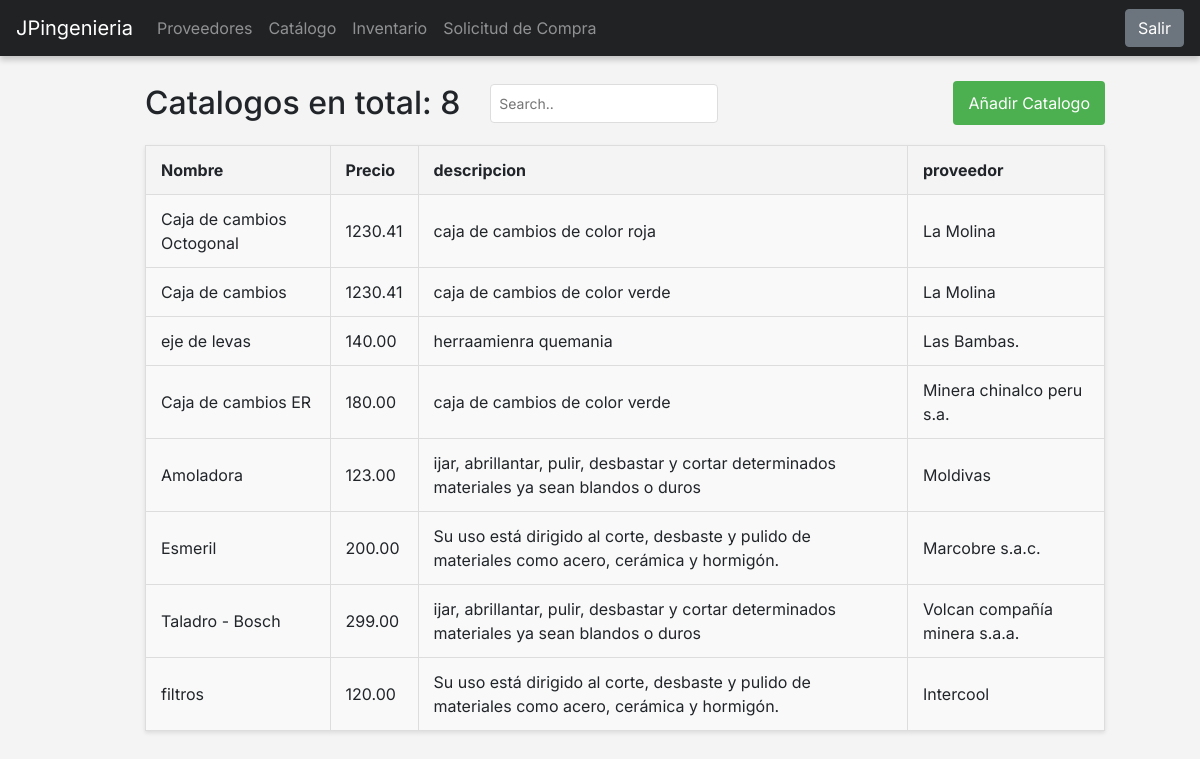
Screenshot of /catalogos/catalogos/ with the database file from the repository.
### api/models.py (models this page shows, shortened)
class Catalogue(models.Model):
    nombre = models.CharField(max_length=250)
    precio = models.DecimalField(max_digits=10, decimal_places=2)
    descripcion = models.CharField(max_length=250)
    proveedor = models.ForeignKey(Proveedor, on_delete=models.CASCADE)

class Proveedor(models.Model):
    nombre_empresa = models.CharField(max_length=100)
    ruc = models.CharField(max_length=13, unique=True)
    direccion = models.CharField(max_length=255)
    nombre_contacto = models.CharField(max_length=100)
    telefonos = models.CharField(max_length=100)
    observaciones = models.TextField(blank=True, null=True)

### catalogo/views.py (the view)
# urls.py: path('catalogos/', HomeCatalogosView.as_view(), name='home_catalogos'),
class HomeCatalogosView(View):
    def get(self, request):
        try:
            catalogos = Catalogue.objects.all()
            proveedor_ids = catalogos.values_list('proveedor_id', flat=True).distinct()
            proveedores = Proveedor.objects.filter(id__in=proveedor_ids)
            proveedor_dict = {proveedor.id: proveedor.nombre_empresa for proveedor in proveedores}
            catalogos_list = []
            for catalogo in catalogos:
                catalogo_dict = {
                    'id': catalogo.id,
                    'nombre': catalogo.nombre,
                    'proveedor': catalogo.proveedor_id,
                    'nombre_empresa': proveedor_dict.get(catalogo.proveedor_id, "Desconocido"),
                    'precio': catalogo.precio,
                    'descripcion': catalogo.descripcion
                }
                catalogos_list.append(catalogo_dict)
            numero_catalogos = len(catalogos_list)
            return render(request, 'catalogo.html', {'numero_catalogos': numero_catalogos, 'catalogos': catalogos_list})
        except Exception as e:
            return HttpResponse(f"Error al obtener los catálogos: {str(e)}", status=500)

### catalogo/templates/catalogo.html (shortened to what this page needs)
{%extends "base.html"%}
{% block content %}
<div class="div-main">
            <div class="table-container">
                <div class="table-container">
                    <div class="header-table">
                        <div class="left-section">
                            <h2 class="proveedores-count">Catalogos en total: {{numero_catalogos}}</h2>
                            <input type="text" id="searchInput" placeholder="Search.." class="search-input">
                        </div>
                        <form action="{% url 'form_catalogo' %}">
                            <input type="submit"  class="add-proveedor-btn" value="Añadir Catalogo" />
                        </form>
                    </div>
                    <table id="proveedoresTable">
                        <thead>
                            <tr>
                                <th>Nombre</th>
                                <th>Precio</th>
                                <th>descripcion</th>
                                <th>proveedor</th>
                            </tr>
                        </thead>
                        <tbody>
                            {% for catalogo in catalogos %}
                            <tr onclick="window.location.href='{% url 'detail_catalogo' catalogo.id %}'" style="cursor: pointer;">
                                <td>{{ catalogo.nombre }}</td>
                                <td>{{ catalogo.precio }}</td>
                                <td>{{ catalogo.descripcion }}</td>
                                <td>{{ catalogo.nombre_empresa }}</td>
                            </tr>
                            {% endfor %}
                        </tbody>
                    </table>
                </div>
            </div>
        </div>
    </div>
{% endblock %}

### logistica/templates/base.html (style rules this page uses)
* { font-family: 'Inter', sans-serif; margin: 0; padding: 0; box-sizing: border-box; }
html, body { margin: 0; padding: 0; width: 100%; height: 100%; background-color: #f4f4f4; }

### catalogo/templates/catalogo.html (style rules this page uses)
.table-container { width: 100%; overflow-x: visible; margin-top: 25px; }
table { width: 100%; border-collapse: collapse; margin: 20px 0; box-shadow: 0 2px 4px rgba(0, 0, 0, 0.1); background-color: #ffffff; }
th, td { padding: 12px 15px; border: 1px solid #ddd; text-align: left; }
th { background-color: #f4f4f4; }
tr { background-color: #f9f9f9; }
.div-main { margin-left: 100px; margin-right: 50px; }
.header-table { display: flex; justify-content: space-between; align-items: center; margin-bottom: 20px; }
.left-section { display: flex; align-items: center; }
.proveedores-count { margin: 0; }
.search-input { margin-left: 30px; padding: 8px; border: 1px solid #ddd; border-radius: 4px; font-size: 14px; }
.add-proveedor-btn { padding: 10px 15px; background-color: #4CAF50; color: white; border: none; border-radius: 4px; cursor: pointer; font-size: 16px; }

### rows the page displays
Catalogue: nombre "Caja de cambios Octogonal", precio "1230.41", descripcion "caja de cambios de color roja"
Proveedor: nombre_empresa "La Molina" "La Molina"
Catalogue: nombre "Caja de cambios", precio "1230.41", descripcion "caja de cambios de color verde"
Catalogue: nombre "eje de levas", precio "140.00", descripcion "herraamienra quemania"
Proveedor: nombre_empresa "Las Bambas."
Catalogue: nombre "Caja de cambios ER", precio "180.00", descripcion "caja de cambios de color verde"
Proveedor: nombre_empresa "Minera chinalco peru s.a."
Catalogue: nombre "Amoladora", precio "123.00", descripcion "ijar, abrillantar, pulir, desbastar y cortar determinados materiales ya sean blandos o duros"
Proveedor: nombre_empresa "Moldivas"
Catalogue: nombre "Esmeril", precio "200.00", descripcion "Su uso está dirigido al corte, desbaste y pulido de materiales como acero, cerámica y hormigón."
Proveedor: nombre_empresa "Marcobre s.a.c."
Catalogue: nombre "Taladro - Bosch", precio "299.00", descripcion "ijar, abrillantar, pulir, desbastar y cortar determinados materiales ya sean blandos o duros"
Proveedor: nombre_empresa "Volcan compañía minera s.a.a."
Catalogue: nombre "filtros", precio "120.00", descripcion "Su uso está dirigido al corte, desbaste y pulido de materiales como acero, cerámica y hormigón."
Proveedor: nombre_empresa "Intercool"

### other values shown
{{ numero_catalogos }} "8"
